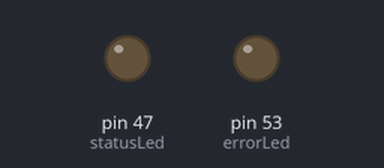
The sketch below on a simulated Arduino Mega 2560, built with avr-gcc and run on an emulated ATmega2560. Parts: output pins drawn as LEDs (lit = HIGH). What the sketch prints to the serial monitor is not drawn.

Above: at 14.6 s.
At 17.42 s:
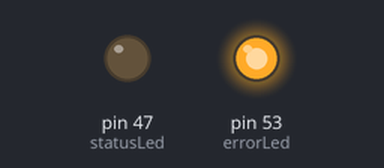
Timing chart, 0 to 20.4 s (numbered marks = the images above):
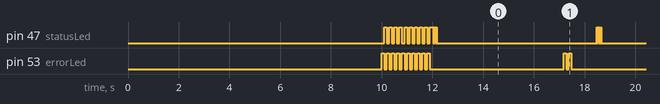

The sketch:

charArraySender.ino
```cpp
// Test code for CSS 427 Final Project, based on Andrew Rapp example code.
// John Walter
// Thomas Dye
// Sender codebase for controller

#include <XBee.h>

// Payload
bool switchMessage;

// Initialize radio object
XBee xbee = XBee();

// 64-bit addressing: This is the SH + SL address of remote XBee
XBeeAddress64 addr64 = XBeeAddress64(0x0013A200, 0x40E3CD0F);
TxStatusResponse txStatus = TxStatusResponse();

// LED pin assignments
int statusLed = 47;
int errorLed = 53;

// Setup
void setup()
{
    switchMessage = false;

    // Prepare diagnostic leds
    pinMode(statusLed, OUTPUT);
    pinMode(errorLed, OUTPUT);

    // Prepare serial connections
    Serial.begin(9600);
    xbee.setSerial(Serial);

    // Allow radio to fully boot and establish connection to remote
    delay(10000);

    // Check LEDs
    for (int i = 0; i < 10; i++)
    {
        flashLed(errorLed, 1, 100);
        flashLed(statusLed, 1, 100);
    }
}

// Loop
void loop()
{
    String message = getMessage();
    char payload[message.length()];
    strcpy(payload, message.c_str());

    Tx64Request tx = Tx64Request(addr64, payload, sizeof(payload));

    xbee.send(tx);

    // flash TX indicator for each byte in payload
    flashLed(statusLed, 4, 25);

    // after sending a tx request, we expect a status response
    // wait up to 5 seconds for the status response
    if (xbee.readPacket(5000))
    {
        // got a response!

        // should be a znet tx status
        if (xbee.getResponse().getApiId() == TX_STATUS_RESPONSE)
        {
            xbee.getResponse().getTxStatusResponse(txStatus);

            // get the delivery status, the fifth byte
            if (txStatus.getStatus() == SUCCESS)
            {
                // success.
                flashLed(statusLed, 1, 100);
            }
            else
            {
                // the remote XBee did not receive our packet. is it powered on?
                flashLed(errorLed, 3, 500);
            }
        }
    }
    else if (xbee.getResponse().isError())
    {
        //nss.print("Error reading packet.  Error code: ");
        //nss.println(xbee.getResponse().getErrorCode());
        flashLed(errorLed, 3, 100);
    }
    else
    {
        // local XBee did not provide a timely TX Status Response.  Radio is not configured properly or connected
        flashLed(errorLed, 2, 100);
    }

    delay(1000);
}

// Flash LED
void flashLed(int pin, int times, int wait)
{
    for (int i = 0; i < times; i++)
    {
        digitalWrite(pin, HIGH);
        delay(wait);
        digitalWrite(pin, LOW);

        if (i + 1 < times)
        {
            delay(wait);
        }
    }
}

String getMessage()
{
    String output;

    if (switchMessage)
    {
        output = "hello";

    }
    else
    {
        output = "goodbye";
    }

    switchMessage = !switchMessage;
    return output;
}
```

Measured:
- by itself, pin 47 (statusLed): HIGH → LOW at 10.2 s, → HIGH 0.10 s later, → LOW 0.10 s later, → HIGH 0.10 s later, … (169 changes in this stretch)
- by itself, pin 53 (errorLed): HIGH → LOW at 10.1 s, → HIGH 0.10 s later, → LOW 0.10 s later, → HIGH 0.10 s later, … (91 changes in this stretch)
- by itself, everything shown: repeats every 6.5 s, in 6 steps
